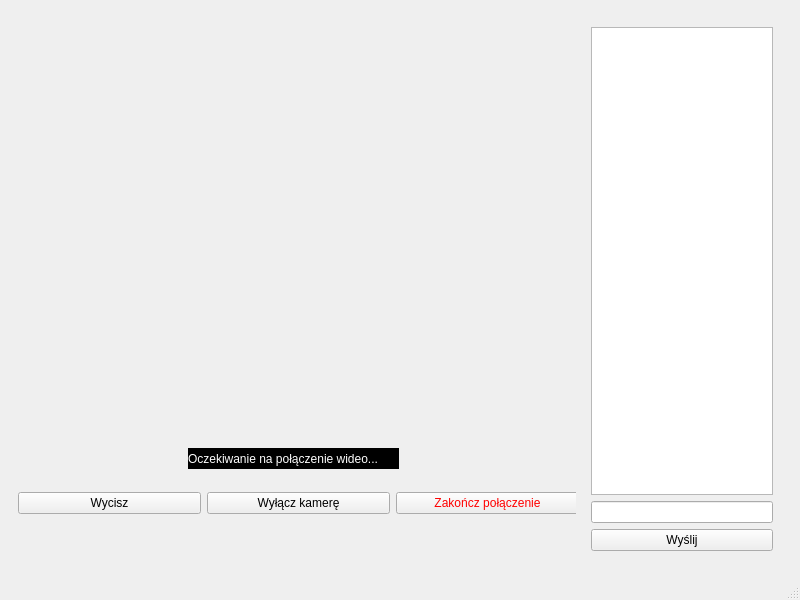
<?xml version="1.0" encoding="UTF-8"?>
<ui version="4.0">
 <class>MainWindow</class>
 <widget class="QMainWindow" name="MainWindow">
  <property name="geometry">
   <rect>
    <x>0</x>
    <y>0</y>
    <width>800</width>
    <height>600</height>
   </rect>
  </property>
  <property name="windowTitle">
   <string>MainWindow</string>
  </property>
  <widget class="QWidget" name="centralwidget">
   <layout class="QGridLayout" name="gridLayout">
    <item row="0" column="0">
     <widget class="QStackedWidget" name="stackedWidget">
      <property name="currentIndex">
       <number>2</number>
      </property>
      <widget class="QWidget" name="page">
       <widget class="QLabel" name="label">
        <property name="geometry">
         <rect>
          <x>350</x>
          <y>220</y>
          <width>81</width>
          <height>16</height>
         </rect>
        </property>
        <property name="text">
         <string>Login:</string>
        </property>
       </widget>
       <widget class="QLabel" name="label_2">
        <property name="geometry">
         <rect>
          <x>360</x>
          <y>280</y>
          <width>71</width>
          <height>16</height>
         </rect>
        </property>
        <property name="text">
         <string>Hasło:</string>
        </property>
       </widget>
       <widget class="QLineEdit" name="loginLineEdit">
        <property name="geometry">
         <rect>
          <x>300</x>
          <y>180</y>
          <width>191</width>
          <height>31</height>
         </rect>
        </property>
       </widget>
       <widget class="QLineEdit" name="passwordLineEdit">
        <property name="geometry">
         <rect>
          <x>300</x>
          <y>250</y>
          <width>191</width>
          <height>31</height>
         </rect>
        </property>
        <property name="echoMode">
         <enum>QLineEdit::EchoMode::Password</enum>
        </property>
       </widget>
       <widget class="QPushButton" name="loginButton">
        <property name="geometry">
         <rect>
          <x>530</x>
          <y>320</y>
          <width>80</width>
          <height>24</height>
         </rect>
        </property>
        <property name="text">
         <string>Zaloguj</string>
        </property>
       </widget>
       <widget class="QLabel" name="errorLabel">
        <property name="geometry">
         <rect>
          <x>480</x>
          <y>350</y>
          <width>161</width>
          <height>20</height>
         </rect>
        </property>
        <property name="styleSheet">
         <string notr="true">color: red;</string>
        </property>
        <property name="text">
         <string/>
        </property>
       </widget>
      </widget>
      <widget class="QWidget" name="page_2">
       <layout class="QHBoxLayout" name="horizontalLayout">
        <item>
         <widget class="QWidget" name="widget" native="true">
          <property name="maximumSize">
           <size>
            <width>1677215</width>
            <height>16777215</height>
           </size>
          </property>
          <layout class="QVBoxLayout" name="verticalLayout">
           <item>
            <widget class="QLabel" name="userProfileLabel">
             <property name="text">
              <string>Witaj, </string>
             </property>
            </widget>
           </item>
           <item>
            <spacer name="verticalSpacer">
             <property name="orientation">
              <enum>Qt::Orientation::Vertical</enum>
             </property>
             <property name="sizeHint" stdset="0">
              <size>
               <width>20</width>
               <height>448</height>
              </size>
             </property>
            </spacer>
           </item>
           <item>
            <widget class="QPushButton" name="logoutButton">
             <property name="text">
              <string>Wyloguj</string>
             </property>
            </widget>
           </item>
          </layout>
         </widget>
        </item>
        <item>
         <widget class="QListWidget" name="listWidget">
          <property name="maximumSize">
           <size>
            <width>500</width>
            <height>16777215</height>
           </size>
          </property>
         </widget>
        </item>
       </layout>
      </widget>
      <widget class="QWidget" name="page_3">
       <layout class="QHBoxLayout" name="horizontalLayout_2">
        <item>
         <widget class="QWidget" name="widget_3" native="true">
          <widget class="QLabel" name="videoStreamLabel">
           <property name="geometry">
            <rect>
             <x>170</x>
             <y>430</y>
             <width>211</width>
             <height>21</height>
            </rect>
           </property>
           <property name="layoutDirection">
            <enum>Qt::LayoutDirection::LeftToRight</enum>
           </property>
           <property name="styleSheet">
            <string notr="true">background-color: black; color: white;</string>
           </property>
           <property name="text">
            <string>Oczekiwanie na połączenie wideo...</string>
           </property>
          </widget>
          <widget class="QWidget" name="widget_4" native="true">
           <property name="geometry">
            <rect>
             <x>0</x>
             <y>460</y>
             <width>561</width>
             <height>51</height>
            </rect>
           </property>
           <layout class="QHBoxLayout" name="horizontalLayout_3">
            <item>
             <widget class="QPushButton" name="muteButton">
              <property name="text">
               <string>Wycisz</string>
              </property>
             </widget>
            </item>
            <item>
             <widget class="QPushButton" name="cameraButton">
              <property name="text">
               <string>Wyłącz kamerę</string>
              </property>
             </widget>
            </item>
            <item>
             <widget class="QPushButton" name="endCallButton">
              <property name="styleSheet">
               <string notr="true">color: red;</string>
              </property>
              <property name="text">
               <string>Zakończ połączenie</string>
              </property>
             </widget>
            </item>
           </layout>
          </widget>
         </widget>
        </item>
        <item>
         <widget class="QWidget" name="widget_2" native="true">
          <property name="maximumSize">
           <size>
            <width>200</width>
            <height>16777215</height>
           </size>
          </property>
          <layout class="QVBoxLayout" name="verticalLayout_2">
           <item>
            <widget class="QPlainTextEdit" name="chatHistoryTextEdit">
             <property name="readOnly">
              <bool>true</bool>
             </property>
            </widget>
           </item>
           <item>
            <widget class="QLineEdit" name="chatInputLineEdit"/>
           </item>
           <item>
            <widget class="QPushButton" name="sendMessageButton">
             <property name="text">
              <string>Wyślij</string>
             </property>
            </widget>
           </item>
          </layout>
         </widget>
        </item>
       </layout>
      </widget>
     </widget>
    </item>
   </layout>
  </widget>
  <widget class="QMenuBar" name="menubar">
   <property name="geometry">
    <rect>
     <x>0</x>
     <y>0</y>
     <width>800</width>
     <height>21</height>
    </rect>
   </property>
  </widget>
  <widget class="QStatusBar" name="statusbar"/>
 </widget>
 <resources/>
 <connections/>
</ui>
